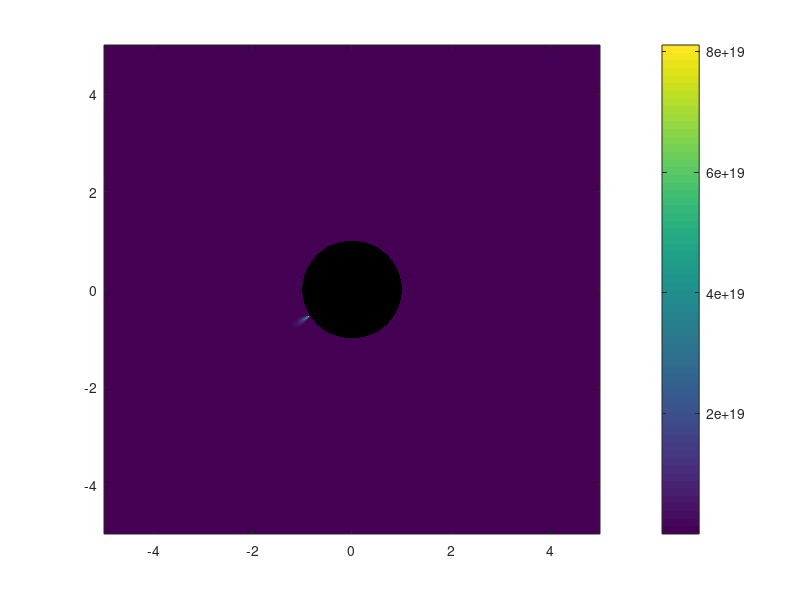

Reproduce this figure in MATLAB. (Note: this script raises an error after producing the figure.)
R_E = 1560e3;     % Europa radius (m)
n10 = 4e7;
hs1 = 100e3;
n20 = 1e6;
hs2 = 500e3;

x_plane = 0;    % slice plane coordinate
z_plane = 0;
sim_range = linspace(-5*R_E, 5*R_E, 1000);
% choose which plane you want
[X, Y] = meshgrid(sim_range, sim_range);
Z = z_plane * ones(size(Y));

% distance and mask
r_mag = sqrt(X.^2 + Y.^2 + Z.^2);
mask = (r_mag >= R_E);

% compute azimuth phi in (-pi, pi]
phis = atan2(Y, X) + pi;
phis = mod(phis + pi, 2*pi) - pi;

% base density everywhere 
baseN = n10 .* exp((-r_mag - R_E)/hs1) + n20 .* exp((-r_mag - R_E)/hs2);

% apply the angular enhancement for |phi| <= pi/2
halfPlane = abs(phis) <= pi/2;   % picks +/-90° around -x
N_n = NaN(size(r_mag));         % NaN inside the body automatically

% combined mask for valid points
applyMask = mask & halfPlane;
N_n(mask) = baseN(mask);                     % default where outside body
N_n(applyMask) = (1 + 2 .* cos(phis(applyMask))) .* baseN(applyMask);

% prevent negative values if (1+2*cos) can go negative
N_n(N_n < 0) = 0;

% plume time!

% rand_theta = randi([-90, 90]);  % NOTE: NEED THETA = 0 FOR VIEWING ON XY,
% WILL NEED TO CHANGE PHI INSTEAD FOR VIEWING ON YZ (phi = 0/180?)
rand_theta = 0;
rand_phi = randi([0, 359]);

plume_r = [R_E * cos(rand_theta) * cos(rand_phi), ...
    R_E * cos(rand_theta) * sin(rand_phi), R_E * sin(rand_theta)];

Np0 = 2e9;
Hp = 150e3;
thetap = 15 * pi / 180;

% unit surface normal
r_s = plume_r / norm(plume_r);   % 1x3

% vector from surface point to every grid point
Vx = X - plume_r(1);
Vy = Y - plume_r(2);
Vz = Z - plume_r(3);

% dot product with r_s 
dotRV = Vx * r_s(1) + Vy * r_s(2) + Vz * r_s(3);

% norm of V 
normV = sqrt(Vx.^2 + Vy.^2 + Vz.^2);

% polar angles
thetas = acos(dotRV ./ normV);
plume_indices = thetas < pi/2;

for i = 1:numel(N_n)
    if plume_indices(i)
        N_n(i) = N_n(i) + Np0 * exp((-norm(plume_r - [X(i), Y(i), Z(i)]) + R_E)/Hp) ...
            * exp(-(thetas(i)/thetap)^2);
    end
end

N_n = N_n .* 10 .* R_E ./ 1000 .* 100;

figure;
imagesc(sim_range/R_E, sim_range/R_E, N_n);
set(gca,'YDir','normal');
cb = colorbar; cb.Label.String = 'parts/cm^2'; set(gca, 'ColorScale', 'log'); clim([1e9 1e20]);
xlabel('x (R_E)'); ylabel('y (R_E)');
title('Europa Neutral Density Distribution');